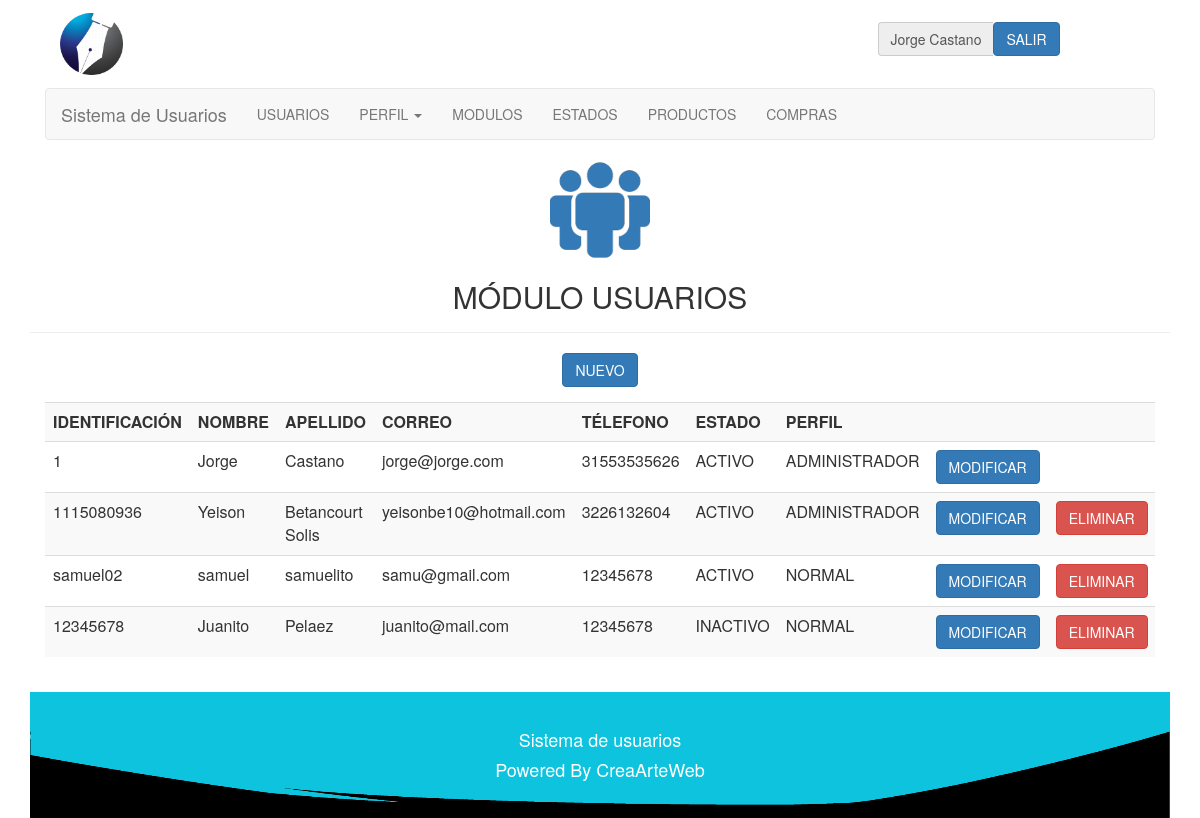
The app's page /php/usuarios/usuarios.php (signed in) with its own data.
### tables this page shows
CREATE TABLE IF NOT EXISTS `modulo` (
  `codigomodulo` int(10) NOT NULL,
  `descripcion` varchar(40) NOT NULL,
  `ruta` varchar(40) NOT NULL,
  `tipo` int(2) NOT NULL COMMENT '1-normal, 2-submenu, 3-principal submenu'
);

CREATE TABLE IF NOT EXISTS `usuario` (
  `cedula` varchar(30) NOT NULL,
  `nombre` varchar(40) NOT NULL,
  `apellido` varchar(40) NOT NULL,
  `correo` varchar(30) NOT NULL,
  `telefono` varchar(20) NOT NULL,
  `codigoestado` int(2) NOT NULL,
  `pass` text NOT NULL,
  `codigoperfil` int(2) NOT NULL
);

CREATE TABLE IF NOT EXISTS `estado` (
  `codigoestado` int(3) NOT NULL,
  `descripcion` varchar(30) NOT NULL,
  `tipo` int(3) NOT NULL COMMENT '1-estados usuarios, 2-estado de prestamos, 3-estados de recurso'
);

CREATE TABLE IF NOT EXISTS `perfil` (
  `codigoperfil` int(2) NOT NULL,
  `descripcion` varchar(20) NOT NULL
);

### php/lib/session.php (called while the page is built, shortened)
<?php
	include("../class/Usuario.php");
	include("../class/Modulo.php");
	if (!isset($_SESSION["iniciada"]))
	{
		header( "location:../lib/logout.php" );
	}
	else
	{
		$miUsuario = unserialize( $_SESSION['miUsuario'] );
	}
?>

### php/class/Usuario.php (called while the page is built, shortened)
<?php
	class Usuario
	{
		private $cedula;
		private $perfil;
		var $conexion;
		function getCedula()
		{
			return $this->cedula;
		}
		function getPerfil()
		{
			return $this->perfil;
		}
		function consultarUsuarios( )
		{
			$query = "SELECT usuario.cedula, usuario.nombre, usuario.apellido, usuario.correo, usuario.telefono, estado.descripcion,
			perfil.descripcion
			FROM usuario, estado, perfil
			WHERE usuario.codigoestado=estado.codigoestado
			AND usuario.codigoperfil=perfil.codigoperfil";
			$this -> conexion -> conectar();
			$this -> conexion -> consultarRegistro( $query );
			$matrix = $this -> conexion->getMatrix();
			return $matrix;
		}
	}
?>

### php/class/Modulo.php (called while the page is built, shortened)
<?php
	class Modulo
	{
		var $conexion;
		function setConexion ( $conexion )
		{
			$this -> conexion = $conexion;
		}
		function consultarUnModulo( $id )
		{
			$query = "SELECT *
					FROM modulo
					WHERE codigomodulo=$id";
			$this -> conexion -> conectar();
			$this -> conexion -> consultarRegistro( $query );
			$matrix = $this -> conexion->getMatrix();
			return $matrix;
		}
		function consultarModulosPerfil( $perfil )
		{
			$query = "SELECT * FROM perfilmodulo WHERE codigoperfil = '$perfil' ORDER BY codigomodulo";
			$this -> conexion -> conectar();
			$this -> conexion -> consultarRegistro( $query );
			$matrix = $this -> conexion->getMatrix();
			return $matrix;
		}
		function consultarSubmodulosRecursos( )
		{
			$query = "SELECT * FROM modulo WHERE tipo = 2 ORDER BY codigomodulo";
			$this -> conexion -> conectar();
			$this -> conexion -> consultarRegistro( $query );
			$matrix = $this -> conexion->getMatrix();
			return $matrix;
		}
	}
?>

### php/lib/conexion.php (called while the page is built, shortened)
<?php
	class Conexion
	{
		private $servidor;
		private $usuario;
		private $enlace;
		private $consulta;
		function Conexion( $servidor, $bd, $usuario, $pass )
		{
			$this->servidor = $servidor;
			$this->bd = $bd;
			$this->usuario = $usuario;
		}
		function conectar()
		{
			$this->enlace = mysql_connect( $this->servidor, $this->usuario);
		}
		function consultarRegistro( $query )
		{
			$this->consulta = mysql_query( $query, $this->enlace );
		}
		function getMatrix()
		{
			$matrix = array();
			while( $row = mysql_fetch_array( $this->consulta ) )
			{
				$matrix[] = $row;
			}
			return $matrix;
		}
	}
?>

### php/usuarios/usuarios.php (the view, shortened to what this page needs)
<?php
	include("../lib/session.php");
?>
<html>
	<head>
		<link href = "../../css/estilo.css" rel="stylesheet" type="text/css" />
		<link href="../../css/bootstrap.min.css" rel="stylesheet" type="text/css">
	</head>
	<body>
		<div class="container">
			<div class="col-lg-12 col-md-12 col-sm-12 col-xs-12" id='cabecera'>
				<?php
					include('../lib/barraUsuario.php');
				?>
			</div>
			<div class="col-lg-12 col-md-12 col-sm-12 col-xs-12" id='menu'>
				<?php
					include('../lib/menu.php');
				?>
			</div>
			<div class="page-header" align = "center">
				<image src='../../img/usuario.png' class='img-responsive'>
				<h2>MÓDULO USUARIOS</h2>
			</div>
			<div align="center" class="class="col-lg-12 col-md-12 col-sm-12 col-xs-12"">
				<button type="button" class="btn btn-primary" data-toggle="modal" data-target="#myModal">
					NUEVO
				</button>
			</div>
			<div class="panel-body">
				<div class="table-responsive">
					<table align = "center" cellpadding = "10px" class = "table table-striped table-hover">
						<tr align = "center">
							<th>IDENTIFICACIÓN</th>
							<th>NOMBRE</th>
							<th>APELLIDO</th>
							<th>CORREO</th>
							<th>TÉLEFONO</th>
							<th>ESTADO</th>
							<th>PERFIL</th>
							<th style="width:20px;"> </th>
        					<th style="width:20px;"> </th>
						</tr>
						<?php
							$usuarios = $miUsuario -> consultarUsuarios();
							$perfil = $miUsuario -> getPerfil();
							if($perfil == 1){
								$miPerfil = "ADMINISTRADOR";
							}else{
								$miPerfil = "NORMAL";
							}
							if( $usuarios )
							foreach( $usuarios as $usuario )
							{
								echo
								"<tr>
									<td>$usuario[0]</td>
									<td>$usuario[1]</td>
									<td>$usuario[2]</td>
									<td>$usuario[3]</td>
									<td>$usuario[4]</td>
									<td>$usuario[5]</td>
									<td>$usuario[6]</td>
									";
									if($miPerfil == "ADMINISTRADOR"){
										echo
										"
											<td><a href='modificarUsuario.php?cedula=$usuario[0]'><button type='button' class='btn btn-primary'>MODIFICAR</button></a></td>
										";
									}
									if((($miUsuario -> getCedula()) == $usuario[0]) || $miPerfil == "NORMAL"){
										echo
										"
											<td><button type='button' class='hide btn btn-danger' data-toggle='modal' data-target='#modalUsuario$usuario[0]'>ELIMINAR</button></td>
										";
									}else{
										echo
										"
											<td><button type='button' class='btn btn-danger' data-toggle='modal' data-target='#modalUsuario$usuario[0]'>ELIMINAR</button></td>
										";
									}
									echo
									"<div align='center' class='modal fade bs-example-modal-smm' id='modalUsuario$usuario[0]' tabindex='-1' role='dialog' aria-labelledby='mySmallModalLabel'>
									  	<div class='modal-dialog modal-sm'>
									    	<div class='modal-content'>
									      		<div class='modal-header'>
									              	<button type='button' class='close' data-dismiss='modal' aria-label='Close'><span aria-hidden='true'>&times;</span></button>
									              	<h4 class='modal-title' id='myModalLabel'>¿Estás seguro?</h4>
									            </div>
									            <div class='modal-body'>
									            	<a href='eliminar.php?cedula=$usuario[0]'><button type='submit' class='btn btn-danger'>SI</button></a>
									            	<button type='button' class='btn btn-default' data-dismiss='modal'>NO</button>
									            </div>
									    	</div>
										</div>
									</div>
								</tr>";
							}
						?>
					</table>
				</div>
			</div>
			<div id="footer" class="col-lg-12 col-md-12 col-sm-12 col-xs-12">
				<?php
					include('../lib/footer.php');
				?>
			</div>
		</div>
	<body>
</html>

### php/lib/menu.php (shortened to what this page needs)
<nav class="navbar navbar-default">
	<div class="container-fluid">
		<div class="navbar-header">
		  	<a class="navbar-brand" href="../lib/home.php">
			  	Sistema de Usuarios
		  	</a>
		</div>
		<div class="collapse navbar-collapse" id="bs-example-navbar-collapse-1">
			<ul class="nav navbar-nav">
				<?php
					$miModulo = new Modulo( "", "", "", "" );
					$miModulo -> setConexion( $conexion );
					$modulosPerfil = $miModulo -> consultarModulosPerfil( $miUsuario->getPerfil() );
					if( $modulosPerfil )
					foreach( $modulosPerfil as $moduloP )
					{
						$modulo = $miModulo->consultarUnModulo( $moduloP[2] );
						if( $modulo )
						foreach( $modulo as $modulo2 )
						{
							if( $modulo2['3'] == 1  )
							{
								echo "<li class='divider-vertical'><a href='".$modulo2['2']."'>".$modulo2['1']."</a></li>";
							}
							if( $modulo2['3'] == 3  )
							{
								echo
									"<li class='dropdown' id='menu1'>
										<a class='dropdown-toggle' data-toggle='dropdown' href='#menu1'>".$modulo2['1']."
											<b class='caret'></b>
										</a>
									<ul class='dropdown-menu'>
										<li><a href='".$modulo2['2']."'>".$modulo2['1']."</a></li>";
										echo"
									</ul>
								</li>";
							}
						}
					}
				?>
		  	</ul>
		</div>
	</div>
</nav>

### css/estilo.css (style rules this page uses)
#footer { background-color: #0EC3DE; background-repeat: no-repeat; background-position: center; padding: 2em 0 2em 0; text-align: center; background-image: url('../img/footer.png'); background-size: 100% 100%; color: #FFF; }

### records on screen
modulo: descripcion "USUARIOS"
modulo: descripcion "PERFIL"
modulo: descripcion "MODULOS"
modulo: descripcion "ESTADOS"
modulo: descripcion "PRODUCTOS"
modulo: descripcion "COMPRAS"
usuario: cedula "1", nombre "Jorge", apellido "Castano", correo "jorge@jorge.com", telefono "31553535626", estado.descripcion "ACTIVO", perfil.descripcion "ADMINISTRADOR"
usuario: cedula "1115080936", nombre "Yeison", apellido "Betancourt Solis", correo "yeisonbe10@hotmail.com", telefono "3226132604", estado.descripcion "ACTIVO", perfil.descripcion "ADMINISTRADOR"
usuario: cedula "samuel02", nombre "samuel", apellido "samuelito", correo "samu@gmail.com", telefono "12345678", estado.descripcion "ACTIVO", perfil.descripcion "NORMAL"
usuario: cedula "12345678", nombre "Juanito", apellido "Pelaez", correo "juanito@mail.com", telefono "12345678", estado.descripcion "INACTIVO", perfil.descripcion "NORMAL"

### other values on screen
$miUsuario -> getNombre() "Jorge"
$miUsuario -> getApellido() "Castano"
